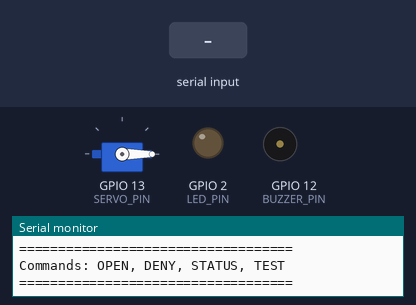
A sketch run on a simulated ESP32. On the bench: servo, output pins drawn as LEDs (lit = HIGH), buzzer (waves = sounding), the last lines printed to the serial monitor. The inputs (shaded band) are chosen by the test bench.

Above: at 2.3 s.
2.4 s: "TEST\n" received over Serial
At 4.3 s:
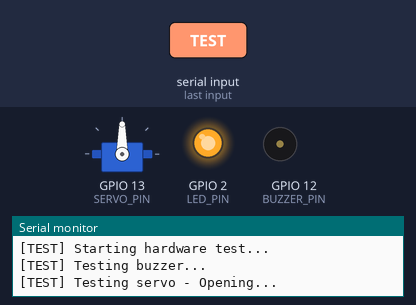
5.4 s: "OPEN\n" received over Serial
At 7.2 s:
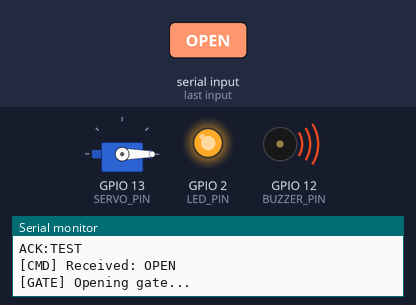
8.4 s: "DENY\n" received over Serial
At 10.0 s:
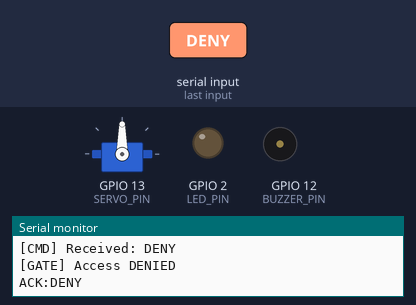
Timing chart, 0 to 11.8 s (numbered marks = the images above; inputs shaded):
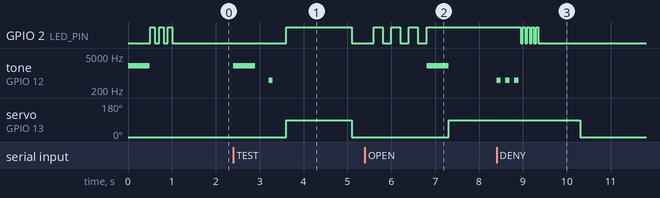

The sketch:

esp32_gate_controller.ino
```cpp
/*
 * =====================================================
 * VOYAGO SMART PARKING GATE CONTROLLER
 * ESP32 with Servo Motor and Buzzer
 * =====================================================
 *
 * Hardware Connections:
 *   - Servo Motor: GPIO 13 (or any PWM pin)
 *   - Buzzer: GPIO 12
 *   - USB Serial: For communication with Python scanner
 *
 * Commands received via Serial:
 *   - "OPEN"  : Opens gate, buzzer beeps, auto-close after 3s
 *   - "DENY"  : Buzzer error sound, gate stays closed
 *   - "STATUS": Returns current gate status
 *   - "TEST"  : Test servo and buzzer
 *
 * Install ESP32Servo library:
 *   Arduino IDE -> Sketch -> Include Library -> Manage Libraries
 *   Search for "ESP32Servo" and install
 *
 * Board Selection:
 *   Tools -> Board -> ESP32 Arduino -> ESP32 Dev Module
 *
 * =====================================================
 */

#include <ESP32Servo.h>

// =====================================================
// PIN CONFIGURATION
// =====================================================

#define SERVO_PIN     13    // Servo motor signal pin
#define BUZZER_PIN    12    // Buzzer pin
#define LED_PIN       2     // Built-in LED (optional indicator)

// =====================================================
// SERVO CONFIGURATION
// =====================================================

#define SERVO_CLOSED  0     // Servo angle when gate is closed
#define SERVO_OPEN    90    // Servo angle when gate is open
#define GATE_OPEN_TIME 3000 // Time to keep gate open (milliseconds)

// =====================================================
// BUZZER TONES (Hz)
// =====================================================

#define BEEP_SUCCESS  2000  // Success beep frequency
#define BEEP_ERROR    500   // Error beep frequency
#define BEEP_DURATION 100   // Single beep duration (ms)

// =====================================================
// GLOBAL VARIABLES
// =====================================================

Servo gateServo;
bool gateIsOpen = false;
unsigned long gateOpenTime = 0;
String inputString = "";
bool stringComplete = false;

// =====================================================
// SETUP FUNCTION
// =====================================================

void setup() {
    // Initialize Serial communication
    Serial.begin(115200);
    while (!Serial) {
        delay(10);
    }

    // Initialize pins
    pinMode(BUZZER_PIN, OUTPUT);
    pinMode(LED_PIN, OUTPUT);

    // Initialize servo
    ESP32PWM::allocateTimer(0);
    ESP32PWM::allocateTimer(1);
    ESP32PWM::allocateTimer(2);
    ESP32PWM::allocateTimer(3);

    gateServo.setPeriodHertz(50);  // Standard 50hz servo
    gateServo.attach(SERVO_PIN, 500, 2400);

    // Close gate on startup
    closeGate();

    // Startup beep
    beepSuccess();

    // Print startup message
    Serial.println();
    Serial.println("===================================");
    Serial.println("VOYAGO SMART PARKING GATE READY");
    Serial.println("===================================");
    Serial.println("Commands: OPEN, DENY, STATUS, TEST");
    Serial.println("===================================");
    Serial.println();

    // Blink LED to indicate ready
    for (int i = 0; i < 3; i++) {
        digitalWrite(LED_PIN, HIGH);
        delay(100);
        digitalWrite(LED_PIN, LOW);
        delay(100);
    }
}

// =====================================================
// MAIN LOOP
// =====================================================

void loop() {
    // Check for serial input
    serialEvent();

    // Process complete command
    if (stringComplete) {
        processCommand(inputString);
        inputString = "";
        stringComplete = false;
    }

    // Auto-close gate after timeout
    if (gateIsOpen && (millis() - gateOpenTime >= GATE_OPEN_TIME)) {
        Serial.println("[GATE] Auto-closing gate...");
        closeGate();
    }
}

// =====================================================
// SERIAL EVENT HANDLER
// =====================================================

void serialEvent() {
    while (Serial.available()) {
        char inChar = (char)Serial.read();

        if (inChar == '\n' || inChar == '\r') {
            if (inputString.length() > 0) {
                stringComplete = true;
            }
        } else {
            inputString += inChar;
        }
    }
}

// =====================================================
// COMMAND PROCESSOR
// =====================================================

void processCommand(String command) {
    // Trim whitespace and convert to uppercase
    command.trim();
    command.toUpperCase();

    Serial.print("[CMD] Received: ");
    Serial.println(command);

    if (command == "OPEN") {
        handleOpenCommand();
    }
    else if (command == "DENY") {
        handleDenyCommand();
    }
    else if (command == "STATUS") {
        handleStatusCommand();
    }
    else if (command == "TEST") {
        handleTestCommand();
    }
    else if (command == "CLOSE") {
        closeGate();
        Serial.println("[GATE] Gate closed manually");
    }
    else {
        Serial.print("[ERROR] Unknown command: ");
        Serial.println(command);
    }
}

// =====================================================
// COMMAND HANDLERS
// =====================================================

void handleOpenCommand() {
    Serial.println("[GATE] Opening gate...");

    // Turn on LED indicator
    digitalWrite(LED_PIN, HIGH);

    // Success beep
    beepSuccess();

    // Open gate
    openGate();

    // Record open time for auto-close
    gateOpenTime = millis();

    Serial.println("[GATE] Gate OPEN - Will auto-close in 3 seconds");
    Serial.println("ACK:OPEN");
}

void handleDenyCommand() {
    Serial.println("[GATE] Access DENIED");

    // Error beep pattern (3 short beeps)
    beepError();
    delay(100);
    beepError();
    delay(100);
    beepError();

    // Flash LED rapidly
    for (int i = 0; i < 5; i++) {
        digitalWrite(LED_PIN, HIGH);
        delay(50);
        digitalWrite(LED_PIN, LOW);
        delay(50);
    }

    Serial.println("ACK:DENY");
}

void handleStatusCommand() {
    Serial.println("===== GATE STATUS =====");
    Serial.print("Gate Position: ");
    Serial.println(gateIsOpen ? "OPEN" : "CLOSED");
    Serial.print("Current Angle: ");
    Serial.println(gateIsOpen ? SERVO_OPEN : SERVO_CLOSED);
    Serial.print("Uptime (ms): ");
    Serial.println(millis());
    Serial.println("=======================");
    Serial.println("ACK:STATUS");
}

void handleTestCommand() {
    Serial.println("[TEST] Starting hardware test...");

    // Test buzzer
    Serial.println("[TEST] Testing buzzer...");
    beepSuccess();
    delay(300);
    beepError();
    delay(300);

    // Test servo
    Serial.println("[TEST] Testing servo - Opening...");
    openGate();
    delay(1500);

    Serial.println("[TEST] Testing servo - Closing...");
    closeGate();
    delay(500);

    // Test LED
    Serial.println("[TEST] Testing LED...");
    for (int i = 0; i < 3; i++) {
        digitalWrite(LED_PIN, HIGH);
        delay(200);
        digitalWrite(LED_PIN, LOW);
        delay(200);
    }

    Serial.println("[TEST] Hardware test complete!");
    Serial.println("ACK:TEST");
}

// =====================================================
// GATE CONTROL FUNCTIONS
// =====================================================

void openGate() {
    gateServo.write(SERVO_OPEN);
    gateIsOpen = true;
    digitalWrite(LED_PIN, HIGH);
}

void closeGate() {
    gateServo.write(SERVO_CLOSED);
    gateIsOpen = false;
    digitalWrite(LED_PIN, LOW);
}

// =====================================================
// BUZZER FUNCTIONS
// =====================================================

void beepSuccess() {
    // Single high-pitched beep for success
    tone(BUZZER_PIN, BEEP_SUCCESS, 500);
    delay(500);
    noTone(BUZZER_PIN);
}

void beepError() {
    // Lower-pitched beep for errors
    tone(BUZZER_PIN, BEEP_ERROR, BEEP_DURATION);
    delay(BEEP_DURATION);
    noTone(BUZZER_PIN);
}

void beepPattern(int count, int frequency, int duration) {
    for (int i = 0; i < count; i++) {
        tone(BUZZER_PIN, frequency, duration);
        delay(duration + 50);
    }
    noTone(BUZZER_PIN);
}

// =====================================================
// UTILITY FUNCTIONS
// =====================================================

void blinkLED(int count, int delayMs) {
    for (int i = 0; i < count; i++) {
        digitalWrite(LED_PIN, HIGH);
        delay(delayMs);
        digitalWrite(LED_PIN, LOW);
        delay(delayMs);
    }
}
```

Measured:
- after the input at 2.4 s, GPIO 2 (LED_PIN): LOW → HIGH after 1.2 s, → LOW 1.5 s later; tone on GPIO 12 (BUZZER_PIN): silent → 2000 Hz at once, → silent 0.50 s later, → 500 Hz 0.30 s later, → silent 0.10 s later; servo on GPIO 13 (SERVO_PIN): 0° → 90° after 1.2 s, → 0° 1.5 s later
- after the input at 5.4 s, tone on GPIO 12 (BUZZER_PIN): silent → 2000 Hz after 1.4 s, → silent 0.50 s later; servo on GPIO 13 (SERVO_PIN): 0° → 90° after 1.9 s
- after the input at 8.4 s, tone on GPIO 12 (BUZZER_PIN): alternates 500 Hz for 0.10 s and silent for 0.10 s, 6 changes in all, then stays silent, starting at once
